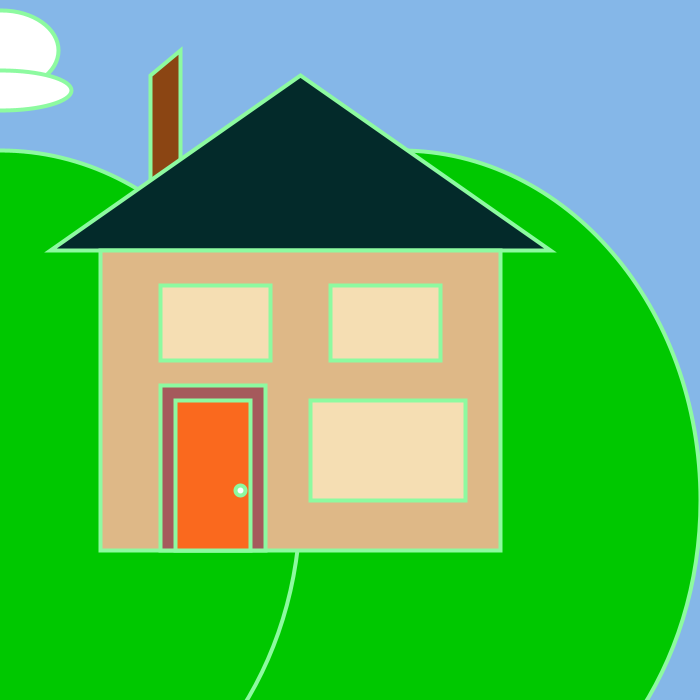
Frame 1 (no input)
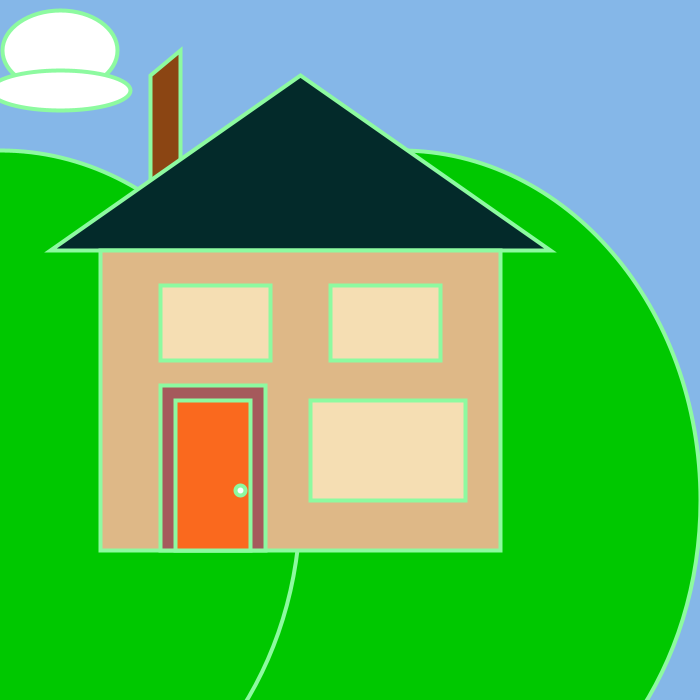
Frame 60 (the mouse pressed at the canvas centre just before this capture)
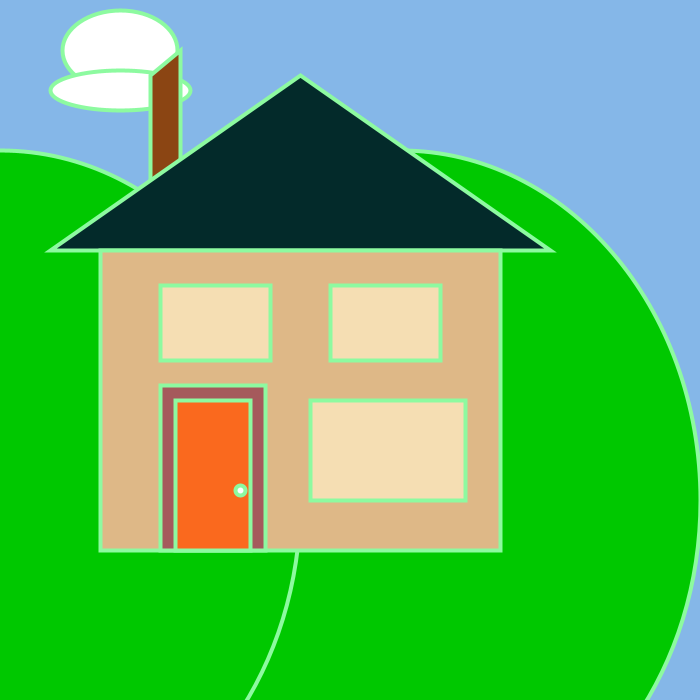
Frame 120 (the mouse held since frame 60 and released just before this capture)

The Processing sketch that drew these frames (run headless with seeded random() and noise(); from frame 60 on, the mouse is pressed at the canvas centre):

// Processing sketch: processing_130443
// ── processing_130443.pde

int moveX;
int b;

void setup() {
  moveX=0;
  size(700, 700);
}
void draw() {
  moveX++;
  background(#85B7E8);
  fill(0, 200, 0);
  stroke(#8DFAA0);
  strokeWeight(4);
  ellipse(400, 500, 600, 700);
  ellipse(0, 500, 600, 700);

  clouds();

  //chimney 
  fill(139, 69, 19) ;
  quad(150, 215, 150, 75, 180, 50, 180, 200) ;

  //roof
  fill(03, 42, 42) ;
  triangle(50, 250, 550, 250, 300, 75) ;

  //house
  fill(222, 184, 135) ;
  rect(100, 250, 400, 300) ;

  //door
  fill(165, 90, 92) ;
  rect(160, 385, 105, 165) ;
  fill(250, 105, 30);
  rect(175, 400, 75, 150) ;
  fill(255) ;
  ellipse(240, 490, 10, 10) ;  

  //windows
  fill(245, 222, 179) ;
  rect(160, 285, 110, 75) ;
  rect(330, 285, 110, 75) ;
  rect(310, 400, 155, 100) ;
}

void clouds() {
  //Cloud #1
  fill(255);
  ellipse(moveX, 50, 115, 80);
  if(moveX==width+100)
  moveX=-100;
  
   fill(255);
  ellipse(moveX, 90, 140, 40);
  if(moveX==width+100)
  moveX=-100;
 
  
}
